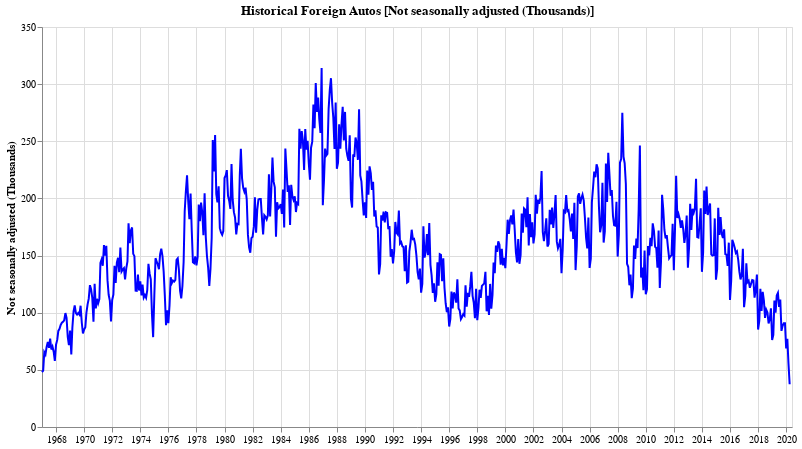

Notebook source saved alongside this figure:
### Code cell
doChart(df_foreign_autos, 'Not seasonally adjusted (Thousands)', 'Foreign Autos')

### Figure 1 — Vega-Lite specification as saved in the notebook (floating-point values rounded to 4 significant figures; data arrays with more than 128 entries replaced by an {"elided": "..."} marker saying what was removed)
{"config": {"view": {"continuousWidth": 400, "continuousHeight": 300}}, "data": {"name": "data-9f90221fc21b358ac48160d4547ed40c"}, "mark": {"type": "line", "color": "blue"}, "background": "white", "encoding": {"x": {"type": "temporal", "axis": {"title": ""}, "field": "dt"}, "y": {"type": "quantitative", "field": "Not seasonally adjusted (Thousands)"}}, "height": 400, "title": "Historical Foreign Autos [Not seasonally adjusted (Thousands)]", "width": 750, "$schema": "https://vega.github.io/schema/vega-lite/v4.8.1.json", "datasets": {"data-9f90221fc21b358ac48160d4547ed40c": {"elided": "642 records"}}}
